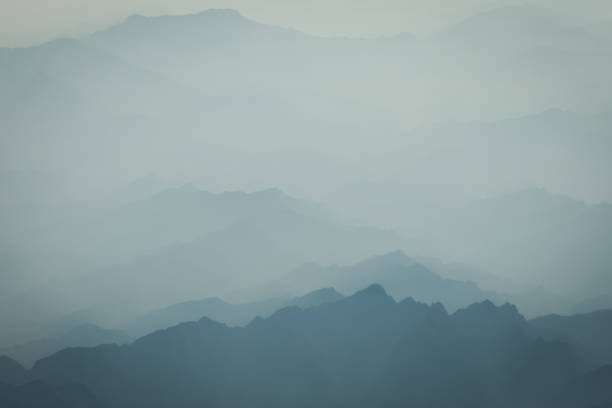
#> input picture Aula5/foto.jpg, 612 x 408 px
$ python aula-05+.py
#> lines starting #> are read from the running program, lines starting #| are printed output that depends on the picture

import cv2
import numpy
import matplotlib.pyplot as plt
foto = 'foto.jpg'
imagem = cv2.imread(foto)
#> imagem is the input picture: shape (408, 612, 3); mean B, G, R 160.3, 158.1, 138.9
if imagem is None:
    raise FileNotFoundError(f"Não foi possível abrir a imagem: {foto}")

###################################

def deixaCinza (IMG):
    cinzas = numpy.zeros((IMG.shape[0], IMG.shape[1]), dtype = numpy.uint8)
    for i in range (IMG.shape[0]):
        for j in range (IMG.shape[1]):
            cinzas[i][j] = (IMG[i][j].sum()//3)
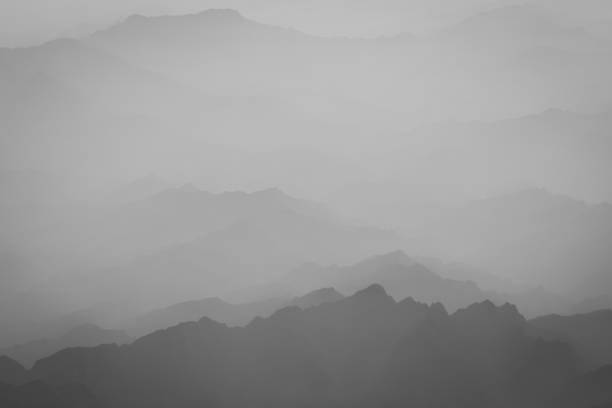
#> cinzas: shape (408, 612); min 63, max 193, mean 152.1
    cv2.imshow('Imagem em Tons de Cinza', cinzas)
    cv2.waitKey(0)
    return cinzas

def criaHistograma (IMG):
    histCinza = [0]*256
    for i in range (IMG.shape[0]):
        for j in range (IMG.shape[1]):
            histCinza[IMG[i][j]] = histCinza[IMG[i][j]] + 1
#> after the loop, histCinza = 256 values, max 9716 at index 167, min 0 at index 0, mean 975.4
    pixel = [0]*256
    for i in range (256):
        pixel[i]=i
    plt.xlabel('ID do Pixel (0 a 255)')
    plt.ylabel('Quantidade')
    plt.title('Histograma dos Pixels da Imagem')
    plt.bar(pixel, histCinza, color='gray')
    plt.show()
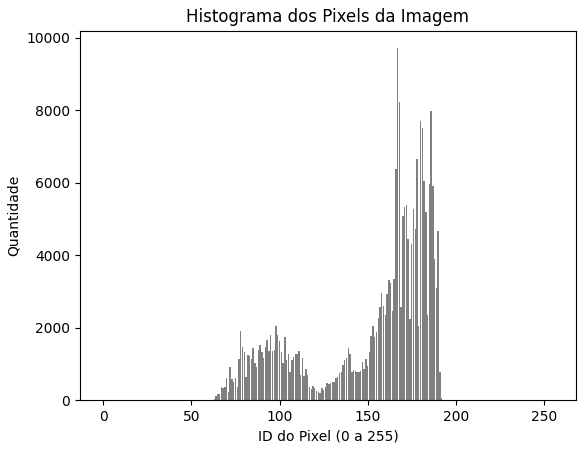
#> figure drawn by matplotlib, 1 panel; tallest bar 9716 high, from x = 166.6 to 167.4
    return histCinza

###################################
###################################

def normalizacao (IMG):
    hist = criaHistograma(IMG)
#> hist has the same summary as histCinza in criaHistograma
    normalizada = [0]*256
    for i in range (256):
        normalizada[i] = hist[i]/((IMG.shape[0])*(IMG.shape[1]))
#> after the loop, normalizada = 256 values, max 0.0389 at index 167, min 0 at index 0, mean 0.00391
    pixel = [0]*256
    for i in range (256):
        pixel[i]=i
    plt.xlabel('Tom de Cinza')
    plt.ylabel('Quantidade')
    plt.title('Histograma de Tons de Cinza Normalizado')
    plt.bar(pixel, normalizada, color='gray')
    plt.show()
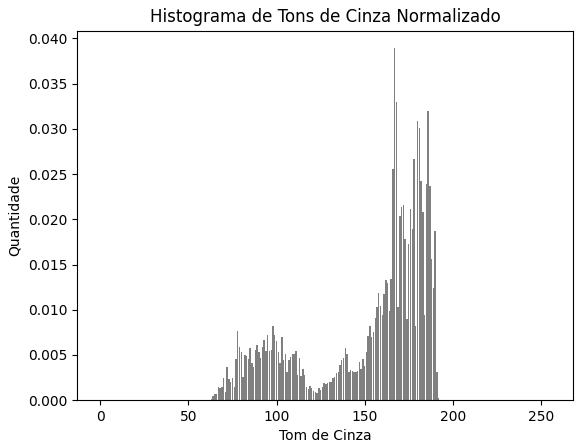
#> figure drawn by matplotlib, 1 panel; tallest bar 0.0389 high, from x = 166.6 to 167.4
    return normalizada

###################################
###################################

def acumulacao (NRML):
    acumulada = [0]*256
#> acumulada = 256 values from 0 to 0
    for i in range (256):
        if i == 0:
            acumulada[i] = NRML[i]
        else:
            acumulada[i] = NRML[i] + acumulada[i-1]
#> after the loop, acumulada = 256 values from 0 to 1
    pixel = [0]*256
    for i in range (256):
        pixel[i]=i
    plt.xlabel('Tom de Cinza')
    plt.ylabel('Quantidade')
    plt.title('Histograma Normalizado Acumulado')
    plt.bar(pixel, acumulada, color='gray')
    plt.show()
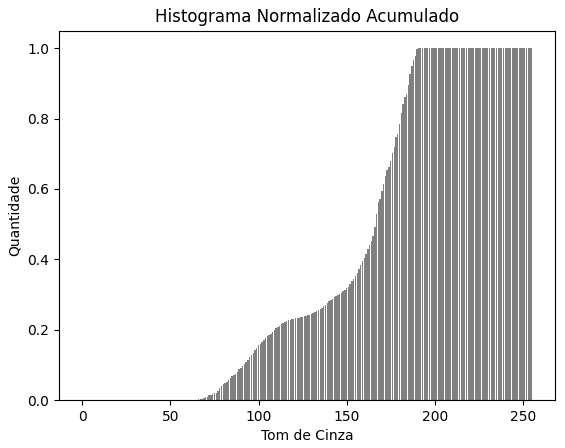
#> figure drawn by matplotlib, 1 panel
    return acumulada

###################################
###################################

def mapeamento (ACML):
    mapa = [0]*256
#> mapa = 256 values from 0 to 0
    for i in range (256):
        mapa[i] = round(ACML[i]*255)
#> after the loop, mapa = 256 values from 0 to 255
    return mapa

###################################
###################################

def equalizacao (IMG, MPMT):
    equalizada = numpy.zeros((IMG.shape[0], IMG.shape[1]), dtype = numpy.uint8)
#> equalizada: shape (408, 612); every value is 0
    for i in range (IMG.shape[0]):
        for j in range (IMG.shape[1]):
            equalizada[i][j] = MPMT[IMG[i][j]]
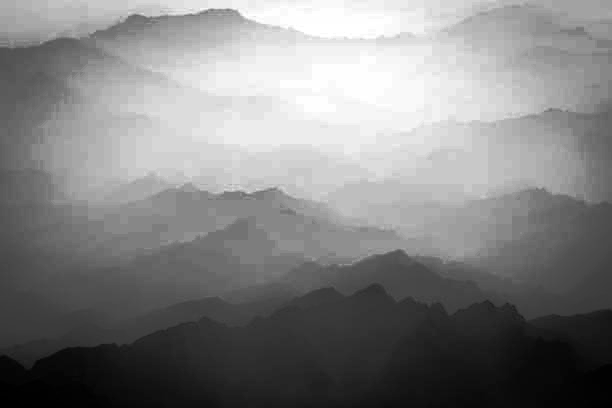
#> equalizada: shape (408, 612); min 0, max 255, mean 129.5
    criaHistograma(equalizada)
#> after the loop in criaHistograma (call 3), `for i in range (IMG.shape[0]):`: histCinza = 256 values, max 9716 at index 135, min 0 at index 6, mean 975.4
#> in criaHistograma (call 3), `plt.show()`:
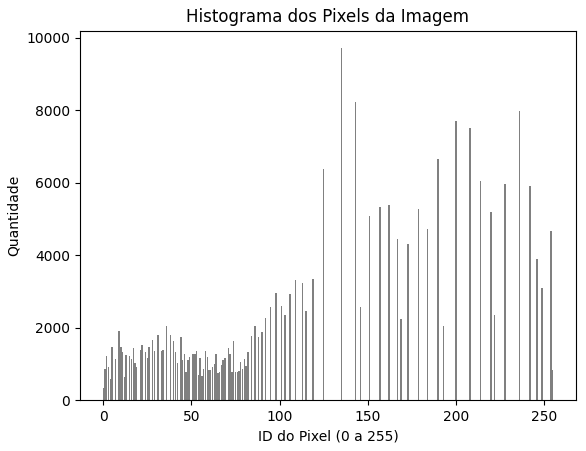
#> figure drawn by matplotlib, 1 panel; tallest bar 9716 high, from x = 134.6 to 135.4
    cv2.imshow('Imagem Equalizada', equalizada)
    cv2.waitKey(0)
    return equalizada

###################################
###################################

imgCinza = deixaCinza(imagem)
criaHistograma(imgCinza)
imgEqualizada = equalizacao(imgCinza,mapeamento(acumulacao(normalizacao(imgCinza))))
cv2.imwrite("saida2-iEqualizada.jpg",imgEqualizada)
